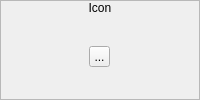
        <widget class="QFrame" name="frame_5">
         <property name="sizePolicy">
          <sizepolicy hsizetype="Fixed" vsizetype="Preferred">
           <horstretch>0</horstretch>
           <verstretch>0</verstretch>
          </sizepolicy>
         </property>
         <property name="frameShape">
          <enum>QFrame::StyledPanel</enum>
         </property>
         <property name="frameShadow">
          <enum>QFrame::Raised</enum>
         </property>
         <layout class="QVBoxLayout" name="verticalLayout_6">
          <property name="spacing">
           <number>0</number>
          </property>
          <property name="margin">
           <number>0</number>
          </property>
          <item>
           <widget class="QLabel" name="label_3">
            <property name="sizePolicy">
             <sizepolicy hsizetype="Preferred" vsizetype="Fixed">
              <horstretch>0</horstretch>
              <verstretch>0</verstretch>
             </sizepolicy>
            </property>
            <property name="text">
             <string>Icon</string>
            </property>
            <property name="alignment">
             <set>Qt::AlignCenter</set>
            </property>
           </widget>
          </item>
          <item>
           <widget class="QWidget" name="widget_3" native="true">
            <layout class="QHBoxLayout" name="horizontalLayout">
             <property name="spacing">
              <number>0</number>
             </property>
             <property name="margin">
              <number>0</number>
             </property>
             <item>
              <widget class="QToolButton" name="tbIcon">
               <property name="minimumSize">
                <size>
                 <width>21</width>
                 <height>21</height>
                </size>
               </property>
               <property name="maximumSize">
                <size>
                 <width>21</width>
                 <height>21</height>
                </size>
               </property>
               <property name="text">
                <string>...</string>
               </property>
              </widget>
             </item>
            </layout>
           </widget>
          </item>
         </layout>
        </widget>
